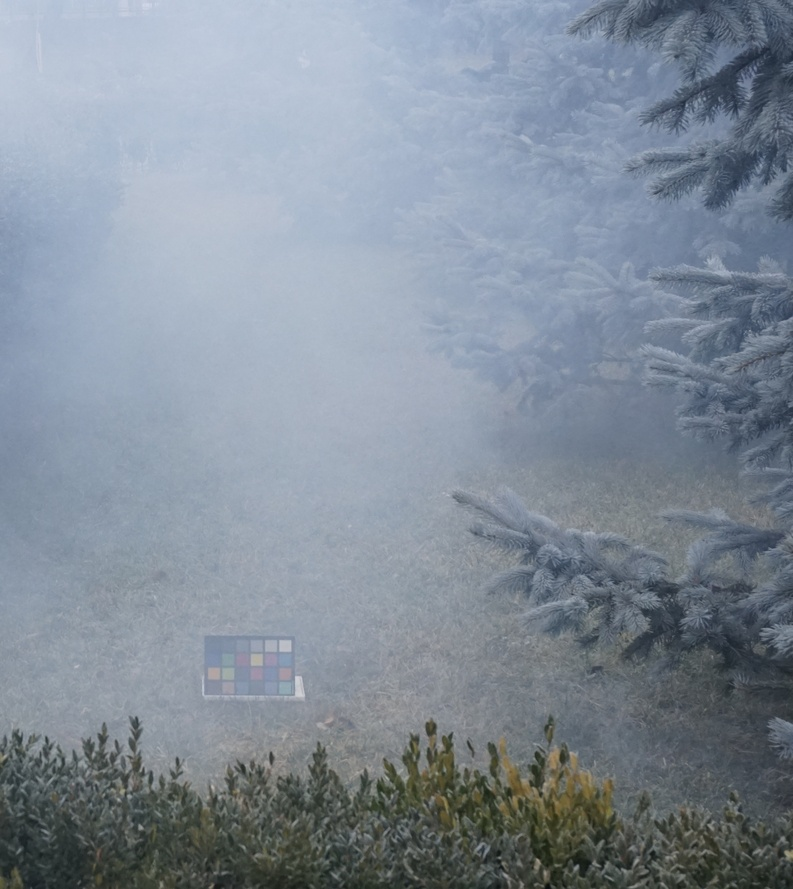
#> input picture data/hazy/08_outdoor_hazy.jpg, 793 x 889 px, shrunk from 2776 x 3112 before the run; its folder holds only this picture in this run
$ python make_comparison.py --input ../data/hazy/08_outdoor_hazy.jpg --output out.png
#> lines starting #> are read from the running program, lines starting #| are printed output that depends on the picture
### src/io_utils.py
from __future__ import annotations

from pathlib import Path

import numpy as np
from PIL import Image

from .postprocessing import to_uint8


def list_images(directory: str | Path, extensions: list[str]) -> list[Path]:
    """Return all image paths under `directory` matching the given extensions."""
    return [p for p in Path(directory).rglob("*") if p.suffix.lower() in extensions]


def read_image(path: str | Path) -> np.ndarray:
    """Load an image from disk as an RGB float array in [0, 1]."""
    return np.array(Image.open(path).convert("RGB")) / 255.0


# [11 lines left out: functions write_image, ensure_dir, not called in this run]

### src/dark_channel.py
from __future__ import annotations

import numpy as np


from scipy.ndimage import minimum_filter


def estimate_dark_channel(image: np.ndarray, patch_size: int) -> np.ndarray:
    """Compute the dark channel: J_dark(x) = min_{y in Omega(x)} min_c J^c(y).

    image: HxWx3 float in [0, 1]
    Returns HxW float array.
    """
    dark = minimum_filter(np.min(image, axis=2), size=patch_size)
    return dark

### src/atmospheric_light.py
from __future__ import annotations

import numpy as np


def estimate_atmospheric_light(
    image: np.ndarray,
    dark_channel: np.ndarray,
    top_percent: float,
) -> np.ndarray:
    """Estimate the atmospheric light A from the brightest pixels of the dark channel.

    image: HxWx3 float in [0, 1]
    dark_channel: HxW float
    top_percent: fraction of brightest dark-channel pixels to consider.
    Returns a 3-vector A.
    """

    num_pixels = max(1, int(top_percent * dark_channel.size))
    brightest_pixels = np.argsort(dark_channel, axis=None)[-num_pixels:]
    brightest_pixels = np.unravel_index(brightest_pixels, dark_channel.shape)
    candidates = image[brightest_pixels]
    brightest_idx = np.argmax(np.sum(candidates, axis=1))
    return candidates[brightest_idx]

### src/pipeline.py
from __future__ import annotations

from pathlib import Path

import numpy as np

try:
    from tqdm import tqdm
except ImportError:
    def tqdm(iterable, **_kwargs):
        return iterable

from .constants import IMAGE_EXTENSIONS
from .dark_channel import estimate_dark_channel
from .atmospheric_light import estimate_atmospheric_light
from .io_utils import ensure_dir, list_images, read_image, write_image
from .transmission import estimate_transmission
from .sky_detection import detect_sky_mask, apply_sky_transmission
from .refinement import refine_transmission
from .recovery import recover_scene_radiance, gamma_correct
from .postprocessing import clip_image


def dehaze_image(
    image: np.ndarray,
    patch_size: int,
    omega: float,
    t_min: float,
    atmos_top_percent: float,
    guided_radius: int,
    guided_eps: float,
    gamma: float,
    sky_brightness_threshold: float,
    sky_dark_channel_threshold: float,
    sky_transmission: float,
    skip_refinement: bool = False,
    skip_sky_detection: bool = False,
) -> np.ndarray:
    """Run the full dehazing pipeline on a single image.

    Stages:
        1. Dark channel computation
        2. Atmospheric light estimation
        3. Coarse transmission estimation
        4. Sky detection and transmission correction — skipped if skip_sky_detection=True
        5. Transmission refinement (guided filter) — skipped if skip_refinement=True
        6. Scene radiance recovery
        7. Postprocessing
    """
    dark_channel = estimate_dark_channel(image, patch_size)
    atmospheric_light = estimate_atmospheric_light(image, dark_channel, atmos_top_percent)
    transmission = estimate_transmission(image, atmospheric_light, patch_size, omega)
    if not skip_sky_detection:
        sky_mask = detect_sky_mask(image, dark_channel, sky_brightness_threshold, sky_dark_channel_threshold)
        transmission = apply_sky_transmission(transmission, sky_mask, sky_transmission)
    if not skip_refinement:
        transmission = refine_transmission(image, transmission, guided_radius, guided_eps)
    recovered = recover_scene_radiance(image, transmission, atmospheric_light, t_min)
    return gamma_correct(clip_image(recovered), gamma)


# [44 lines left out: function process_directory, not called in this run]

### src/transmission.py
from __future__ import annotations

import numpy as np

from .dark_channel import estimate_dark_channel


def estimate_transmission(
    image: np.ndarray,
    atmospheric_light: np.ndarray,
    patch_size: int,
    omega: float,
) -> np.ndarray:
    """Estimate the coarse transmission map t(x) = 1 - omega * dark_channel(I/A).

    image: HxWx3 float in [0, 1]
    atmospheric_light: 3-vector A
    Returns HxW float array.
    """
    normalised = image / atmospheric_light
    dark = estimate_dark_channel(normalised, patch_size)
    return 1 - omega * dark


def clip_transmission(transmission: np.ndarray, t_min: float) -> np.ndarray:
    """Lower-bound the transmission map by t_min to avoid noise amplification."""
    return np.maximum(transmission, t_min)

### src/postprocessing.py
from __future__ import annotations

import numpy as np


def clip_image(image: np.ndarray) -> np.ndarray:
    """Clip an image to [0, 1]."""
    return np.clip(image, 0, 1)


def to_uint8(image: np.ndarray) -> np.ndarray:
    """Convert a float image in [0, 1] to uint8."""
    return (clip_image(image) * 255).round().astype(np.uint8)

### src/sky_detection.py
from __future__ import annotations

import numpy as np


def detect_sky_mask(
    image: np.ndarray,
    dark_channel: np.ndarray,
    brightness_threshold: float,
    dark_channel_threshold: float,
) -> np.ndarray:
    """Return a boolean mask of sky pixels.

    Sky pixels are typically bright across all channels and have a high dark
    channel value (violating the dark channel prior). Both conditions are
    combined to reduce false positives on bright non-sky regions.

    image: HxWx3 float in [0, 1]
    dark_channel: HxW float
    Returns HxW boolean array, True where sky is detected.
    """
    brightness = np.mean(image, axis=2)
    return (brightness >= brightness_threshold) & (dark_channel >= dark_channel_threshold)


def apply_sky_transmission(
    transmission: np.ndarray,
    sky_mask: np.ndarray,
    sky_transmission: float,
) -> np.ndarray:
    """Override transmission values in sky regions with a fixed value.

    Prevents the dark channel prior from under-estimating transmission in
    the sky, which would otherwise cause over-brightening on recovery.

    transmission: HxW float
    sky_mask: HxW boolean
    Returns HxW float transmission map with sky regions corrected.
    """
    corrected = transmission.copy()
    corrected[sky_mask] = sky_transmission
    return corrected

### src/refinement.py
from __future__ import annotations

import cv2
import numpy as np


def guided_filter(
    guide: np.ndarray,
    src: np.ndarray,
    radius: int,
    eps: float,
) -> np.ndarray:
    """Edge-preserving guided filter.

    guide: HxW or HxWx3 float guidance image (typically the hazy input as grayscale).
    src: HxW float image to be filtered (typically the coarse transmission).
    Returns HxW float refined image.
    """
    if guide.ndim == 3:
        guide = cv2.cvtColor(guide.astype(np.float32), cv2.COLOR_RGB2GRAY)
    else:
        guide = guide.astype(np.float32)

    src = src.astype(np.float32)
    radius = max(1, int(radius))
    window_size = (2 * radius + 1, 2 * radius + 1)

    mean_guide = cv2.boxFilter(guide, ddepth=-1, ksize=window_size, normalize=True)
    mean_src = cv2.boxFilter(src, ddepth=-1, ksize=window_size, normalize=True)
    mean_guide_src = cv2.boxFilter(guide * src, ddepth=-1, ksize=window_size, normalize=True)
    cov_guide_src = mean_guide_src - mean_guide * mean_src

    mean_guide_sq = cv2.boxFilter(guide * guide, ddepth=-1, ksize=window_size, normalize=True)
    var_guide = mean_guide_sq - mean_guide * mean_guide

    a = cov_guide_src / (var_guide + eps)
    b = mean_src - a * mean_guide

    mean_a = cv2.boxFilter(a, ddepth=-1, ksize=window_size, normalize=True)
    mean_b = cv2.boxFilter(b, ddepth=-1, ksize=window_size, normalize=True)
    return mean_a * guide + mean_b


def refine_transmission(
    image: np.ndarray,
    transmission: np.ndarray,
    radius: int,
    eps: float,
) -> np.ndarray:
    """Refine a coarse transmission map using the configured method."""
    refined = guided_filter(image, transmission, radius, eps)
    return np.clip(refined, 0, 1)

### src/recovery.py
from __future__ import annotations

import numpy as np


def recover_scene_radiance(
    image: np.ndarray,
    transmission: np.ndarray,
    atmospheric_light: np.ndarray,
    t_min: float,
) -> np.ndarray:
    """Recover the haze-free image J using the atmospheric scattering model:

        J(x) = (I(x) - A) / max(t(x), t_min) + A
    """
    t = np.maximum(transmission, t_min)[..., None]
    return (image - atmospheric_light) / t + atmospheric_light


def gamma_correct(image: np.ndarray, gamma: float) -> np.ndarray:
    """Apply gamma correction for tonal adjustment after recovery."""
    if gamma <= 0:
        raise ValueError("gamma must be positive")
    if gamma == 1.0:
        return image
    return np.power(np.clip(image, 0, None), 1.0 / gamma)

### scripts/make_comparison.py
"""Generate a side-by-side qualitative comparison figure for the report.

Produces a single PNG that contains the hazy input and the dehazed result
under each ablation configuration, aligned in a row.

Example:
    python scripts/make_comparison.py \\
        --input data/input/sunset.jpeg \\
        --output results/figures/sunset_comparison.png
"""
from __future__ import annotations

import argparse
import sys
from pathlib import Path

sys.path.insert(0, str(Path(__file__).resolve().parent.parent))

import matplotlib.pyplot as plt
import numpy as np

from src import constants
from src.io_utils import read_image
from src.pipeline import dehaze_image


CONFIGS: list[tuple[str, dict | None]] = [
    ("Hazy",         None),
    ("Coarse",       {"skip_refinement": True,  "skip_sky_detection": True}),
    ("+ Sky",        {"skip_refinement": True,  "skip_sky_detection": False}),
    ("+ Refinement", {"skip_refinement": False, "skip_sky_detection": True}),
    ("Full",         {"skip_refinement": False, "skip_sky_detection": False}),
]


def base_kwargs() -> dict:
    return dict(
        patch_size=constants.PATCH_SIZE,
        omega=constants.OMEGA,
        t_min=constants.T_MIN,
        atmos_top_percent=constants.ATMOS_TOP_PERCENT,
        guided_radius=constants.GUIDED_FILTER_RADIUS,
        guided_eps=constants.GUIDED_FILTER_EPS,
        gamma=constants.GAMMA,
        sky_brightness_threshold=constants.SKY_BRIGHTNESS_THRESHOLD,
        sky_dark_channel_threshold=constants.SKY_DARK_CHANNEL_THRESHOLD,
        sky_transmission=constants.SKY_TRANSMISSION,
    )


def parse_args() -> argparse.Namespace:
    p = argparse.ArgumentParser()
    p.add_argument("--input", type=Path, required=True, help="Hazy input image.")
    p.add_argument("--output", type=Path, required=True, help="Output figure PNG.")
    p.add_argument("--dpi", type=int, default=150)
    return p.parse_args()


def main() -> None:
    args = parse_args()
    args.output.parent.mkdir(parents=True, exist_ok=True)
    kwargs = base_kwargs()
    hazy = read_image(args.input)

    fig, axes = plt.subplots(1, len(CONFIGS), figsize=(4 * len(CONFIGS), 4))
    for ax, (name, overrides) in zip(axes, CONFIGS):
        img = hazy if overrides is None else dehaze_image(hazy, **{**kwargs, **overrides})
        ax.imshow(np.clip(img, 0, 1))
        ax.set_title(name, fontsize=12)
        ax.set_xticks([])
        ax.set_yticks([])
#> this loop made 5 passes
#> pass 2, in estimate_dark_channel, `dark = minimum_filter(np.min(image, axis=2), size=patch_size)`:
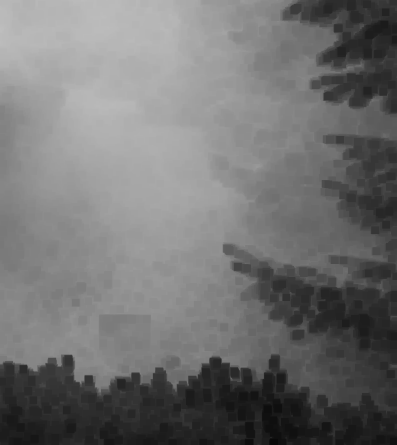
#> dark: shape (889, 793) float64 (shown at 1/2 size); min 0.0353, max 0.749, mean 0.446
#> pass 2, in estimate_transmission, `normalised = image / atmospheric_light`:
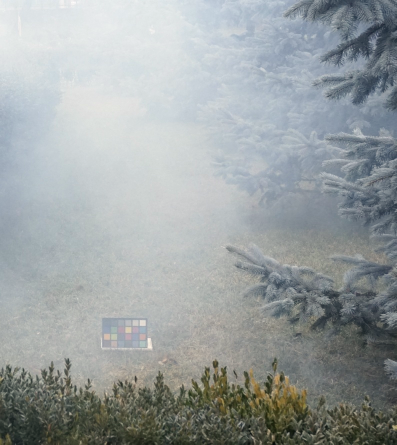
#> normalised: shape (889, 793, 3) float64 (shown at 1/2 size); mean R, G, B 0.661, 0.685, 0.687; drawn with min black and max white
#> pass 2, in estimate_dark_channel (call 2), `dark = minimum_filter(np.min(image, axis=2), size=patch_size)`:
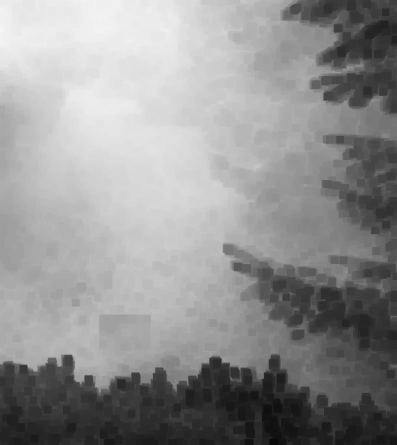
#> dark: shape (889, 793) float64 (shown at 1/2 size); min 0.0404, max 0.969, mean 0.573
#> pass 2, in dehaze_image, `transmission = estimate_transmission(image, atmospheric_light, patch_s..`:
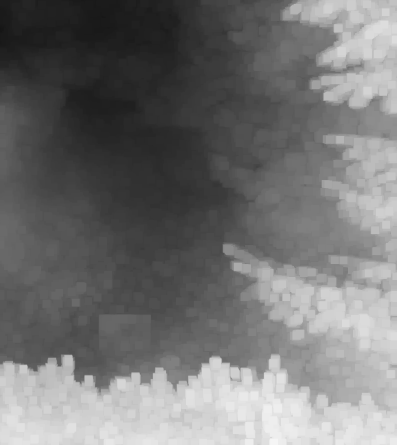
#> transmission: shape (889, 793) float64 (shown at 1/2 size); min 0.0798, max 0.962, mean 0.455
#> after the loop:
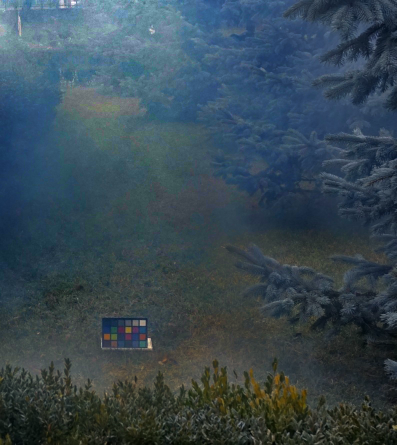
#> img: shape (889, 793, 3) float64 (shown at 1/2 size); mean R, G, B 0.221, 0.289, 0.329

    plt.tight_layout()
    plt.savefig(args.output, dpi=args.dpi, bbox_inches="tight")
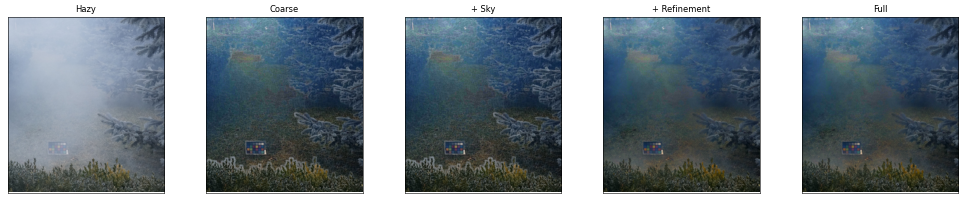
#> figure drawn by matplotlib, 5 panels
    print(f"Wrote {args.output}")


if __name__ == "__main__":
    main()

$ run again, on data/hazy/27_outdoor_hazy.jpg
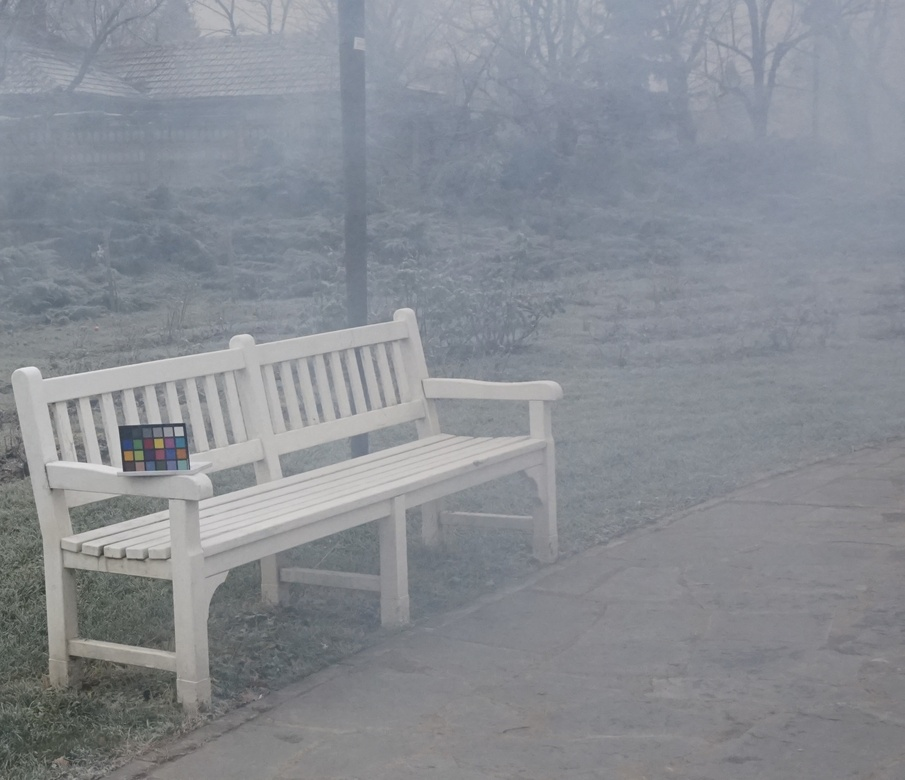
#> input picture data/hazy/27_outdoor_hazy.jpg, 905 x 780 px, shrunk from 2556 x 2202 before the run
#> the loop in main, `for ax, (name, overrides) in zip(axes, CONFIGS):` made 5 passes
#> pass 2, in dehaze_image, `transmission = estimate_transmission(image, atmospheric_light, patch_s..`:
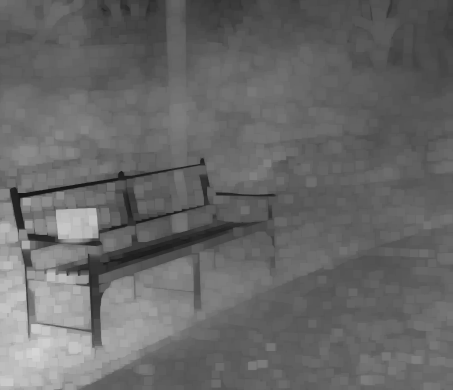
#> transmission: shape (780, 905) float64 (shown at 1/2 size); min 0.0845, max 0.838, mean 0.409
#> after the loop in main, `for ax, (name, overrides) in zip(axes, CONFIGS):`:
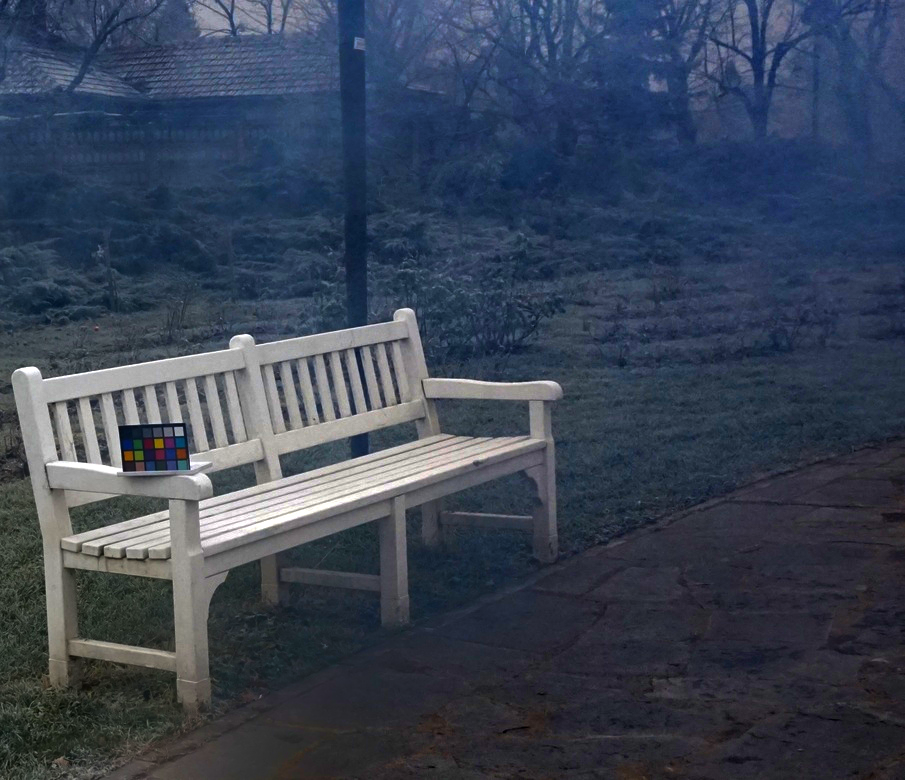
#> img: shape (780, 905, 3) float64; mean R, G, B 0.226, 0.266, 0.334

$ run again, on data/hazy/28_outdoor_hazy.jpg
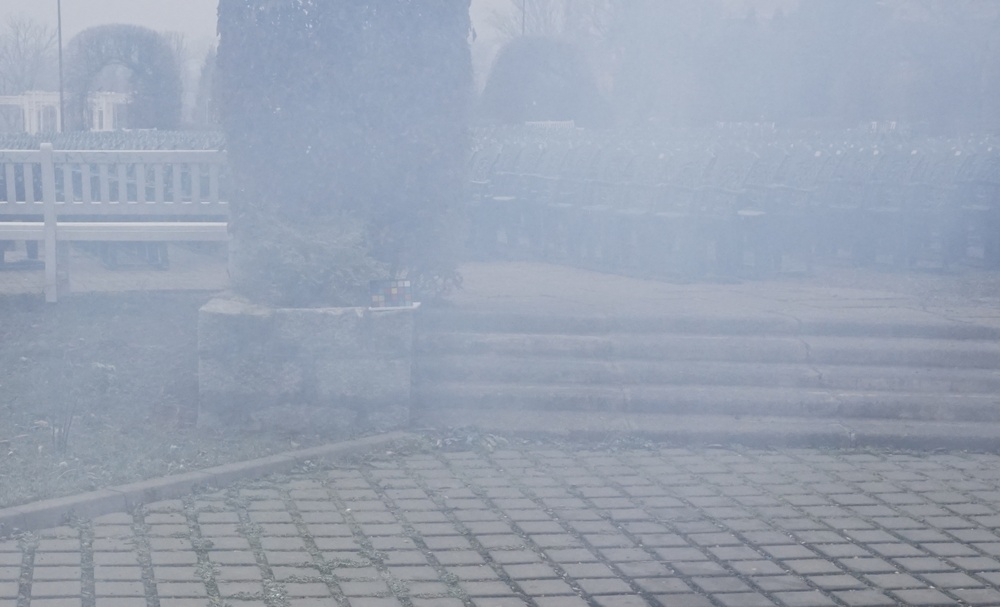
#> input picture data/hazy/28_outdoor_hazy.jpg, 1000 x 607 px, shrunk from 3346 x 2032 before the run
#> the loop in main, `for ax, (name, overrides) in zip(axes, CONFIGS):` made 5 passes
#> pass 2, in dehaze_image, `transmission = estimate_transmission(image, atmospheric_light, patch_s..`:
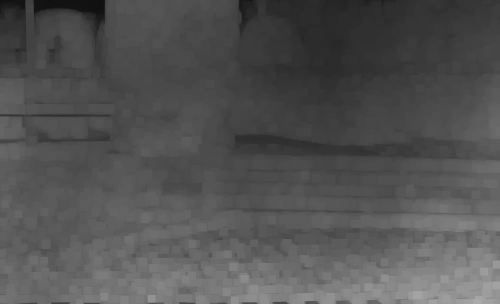
#> transmission: shape (607, 1000) float64 (shown at 1/2 size); min 0.0645, max 0.667, mean 0.326
#> after the loop in main, `for ax, (name, overrides) in zip(axes, CONFIGS):`:
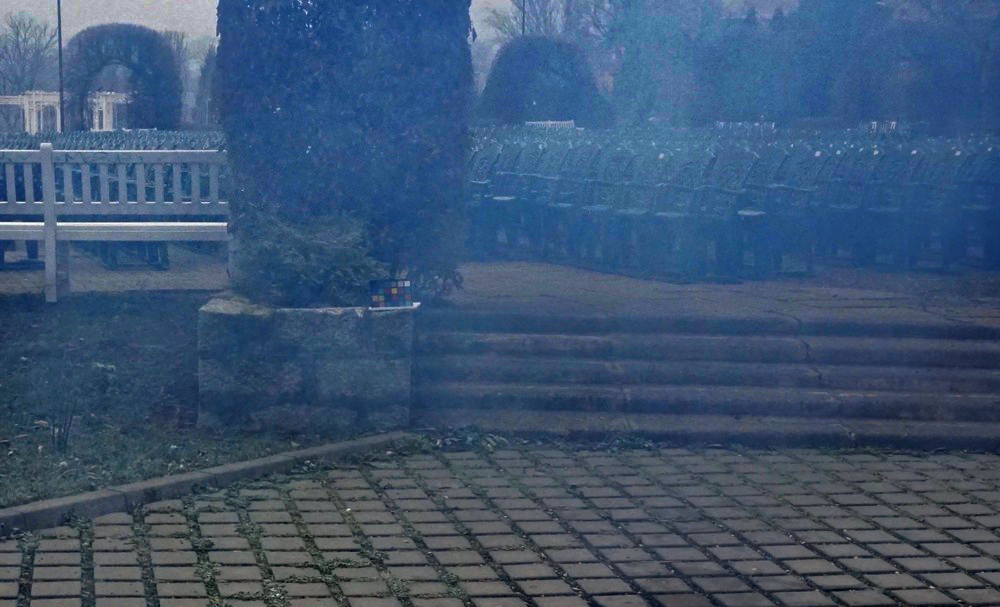
#> img: shape (607, 1000, 3) float64; mean R, G, B 0.241, 0.334, 0.448
